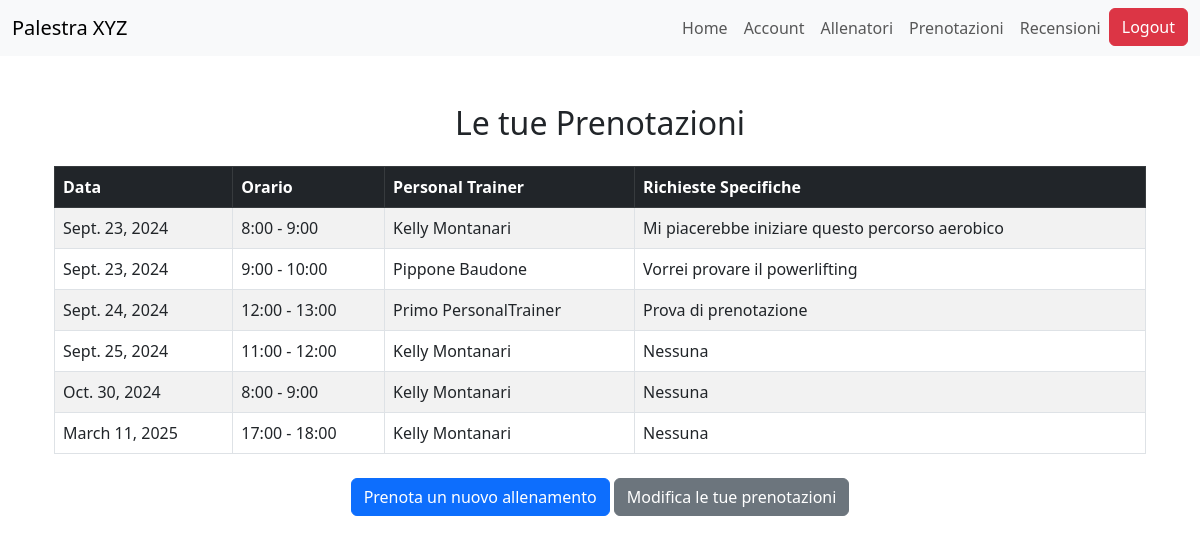
Before: /bookings/ (signed in) with the older database file.
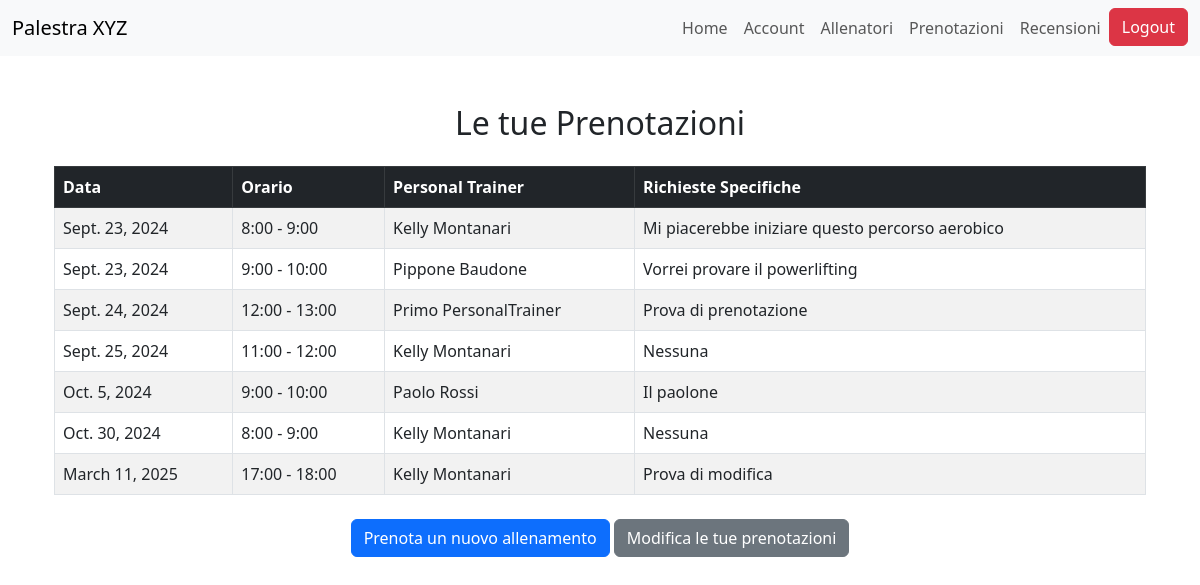
After: the same page with the newer database file.
### bookings/models.py (models this page shows, shortened)
class Prenotazione(models.Model):
    registrato_utente = models.ForeignKey(RegistratoUtente, on_delete=models.CASCADE)
    personal_trainer = models.ForeignKey(PersonalTrainer, on_delete=models.CASCADE)
    richieste_specifiche = models.TextField(max_length=500, blank=True, null=True)
    ORARI_FASCIA = [
        (8, '8:00 - 9:00'),
        (9, '9:00 - 10:00'),
        (10, '10:00 - 11:00'),
        (11, '11:00 - 12:00'),
        (12, '12:00 - 13:00'),
        (13, '13:00 - 14:00'),
        (14, '14:00 - 15:00'),
        (15, '15:00 - 16:00'),
        (16, '16:00 - 17:00'),
        (17, '17:00 - 18:00'),
        (18, '18:00 - 19:00'),
    ]
    fascia_oraria = models.IntegerField(choices=ORARI_FASCIA)
    data_prenotazione = models.DateField()
    class Meta:
        unique_together = ('personal_trainer', 'fascia_oraria', 'data_prenotazione')
        verbose_name_plural = "Prenotazioni"

### trainers/models.py (models this page shows, shortened)
class PersonalTrainer(models.Model):
    user = models.OneToOneField(User, on_delete=models.CASCADE)
    nome = models.CharField(max_length=100)
    cognome = models.CharField(max_length=100)
    data_di_nascita = models.DateField()
    bio = models.TextField(max_length=500)
    SCELTA_PREFERENZE = [
        ("BB", "BodyBuilding"),
        ("PL", "PowerLifting"),
        ("CL", "Calisthenics"),
        ("ST", "StrongMen"),
        ("YG", "Yoga"),
        ("PS", "Pilates"),
        ("AR", "Aerobico")
    ]
    preferenze = models.CharField(max_length=2, choices=SCELTA_PREFERENZE)
    immagine_profilo = models.ImageField(upload_to=foto_profilo_upload_path, blank=True, null=True)
    competenze = models.TextField(max_length=500, default='Nessuna competenza')
    class Meta:
        verbose_name = "Personal Trainer"
        verbose_name_plural = "Personal Trainers"

### bookings/views.py (the view)
# urls.py: path('', views.bookings_homepage, name='home_page'),
@login_required
def bookings_homepage(request):
    prenotazioni = Prenotazione.objects.filter(registrato_utente__user=request.user).order_by('data_prenotazione', 'fascia_oraria')
    return render(request, 'bookings/bookings_homepage.html', {'prenotazioni': prenotazioni})

### bookings/templates/bookings/bookings_homepage.html
{% extends 'bookings/base.html' %}
{% block content %}
<div class="container mt-5">
  <h2 class="text-center mb-4">Le tue Prenotazioni</h2>
{% if not user.registratoutente %}
            <div class="alert alert-warning text-center mt-4">
                <p>Completa il tuo profilo per accedere poter prenotare allenamenti ed altre funzioni.</p>
                <a href="{% url 'accounts:inserimento_dati_utente' %}" class="btn btn-primary">Completa il Profilo</a>
            </div>
{% else %}
  {% if prenotazioni %}
    <table class="table table-striped table-bordered">
      <thead class="table-dark">
        <tr>
          <th>Data</th>
          <th>Orario</th>
          <th>Personal Trainer</th>
          <th>Richieste Specifiche</th>
        </tr>
      </thead>
      <tbody>
        {% for prenotazione in prenotazioni %}
          <tr>
            <td>{{ prenotazione.data_prenotazione }}</td>
            <td>{{ prenotazione.get_fascia_oraria_display }}</td>
            <td>{{ prenotazione.personal_trainer.nome }} {{ prenotazione.personal_trainer.cognome }}</td>
            <td>{{ prenotazione.richieste_specifiche|default:"Nessuna" }}</td>
          </tr>
        {% endfor %}
      </tbody>
    </table>
  {% else %}
    <div class="alert alert-warning text-center" role="alert">
      Non hai ancora effettuato alcuna prenotazione.
    </div>
  {% endif %}
  <div class="text-center mt-4">
    <a href="{% url 'bookings:crea_prenotazione' %}" class="btn btn-primary">Prenota un nuovo allenamento</a>
    <a href="{% url 'bookings:modifica_prenotazioni' %}" class="btn btn-secondary">Modifica le tue prenotazioni</a>
  </div>
</div>
    {% endif %}
{% endblock %}

Changed rows visible on the page:
added Prenotazione: data_prenotazione "Oct. 5, 2024", fascia_oraria "9:00 - 10:00", personal_trainer.nome "Paolo", personal_trainer.cognome "Rossi", richieste_specifiche "Il paolone"
changed Prenotazione: richieste_specifiche "Nessuna" → "Prova di modifica"
